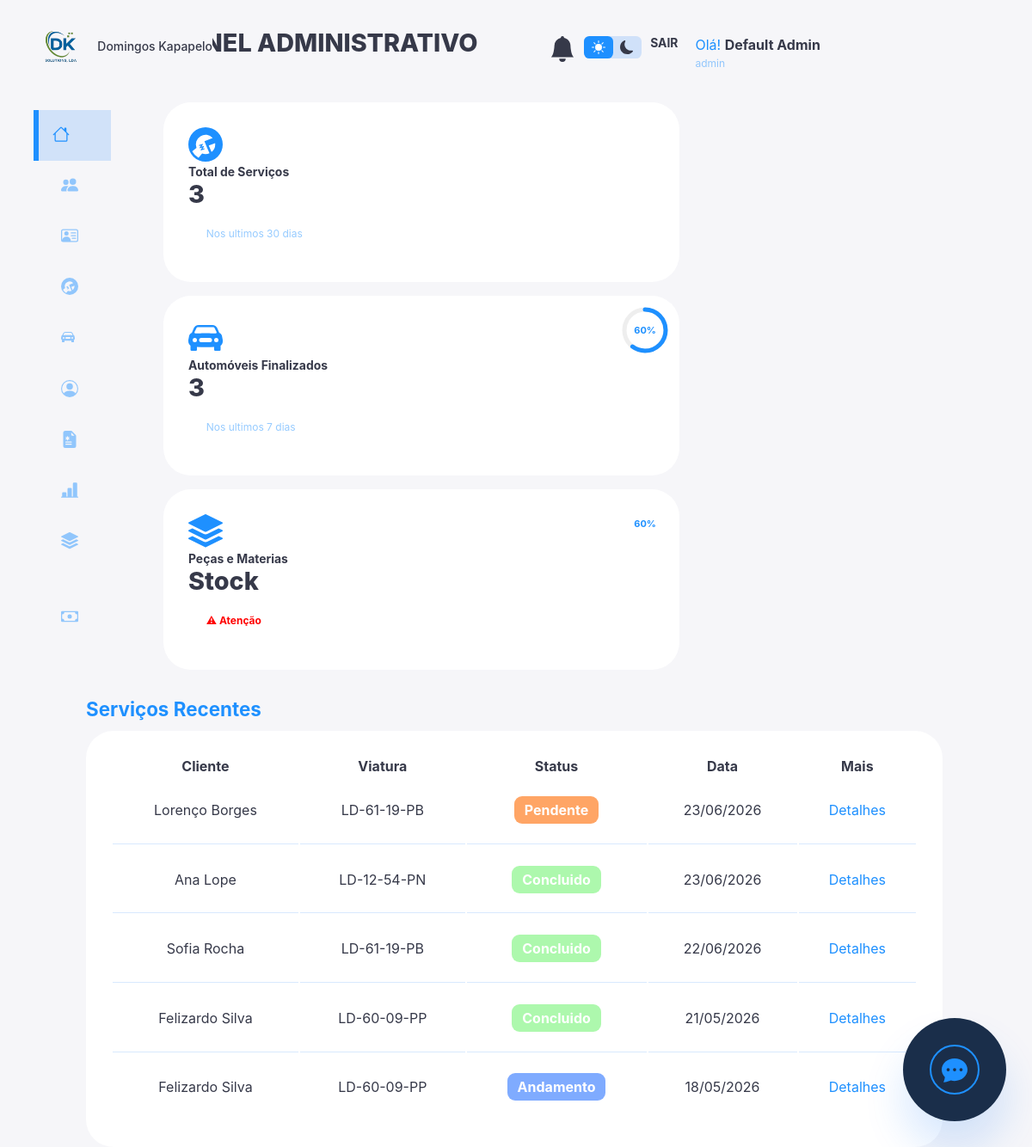
Before: /Admistrador/inicio_admin.php (signed in) with the older database file.
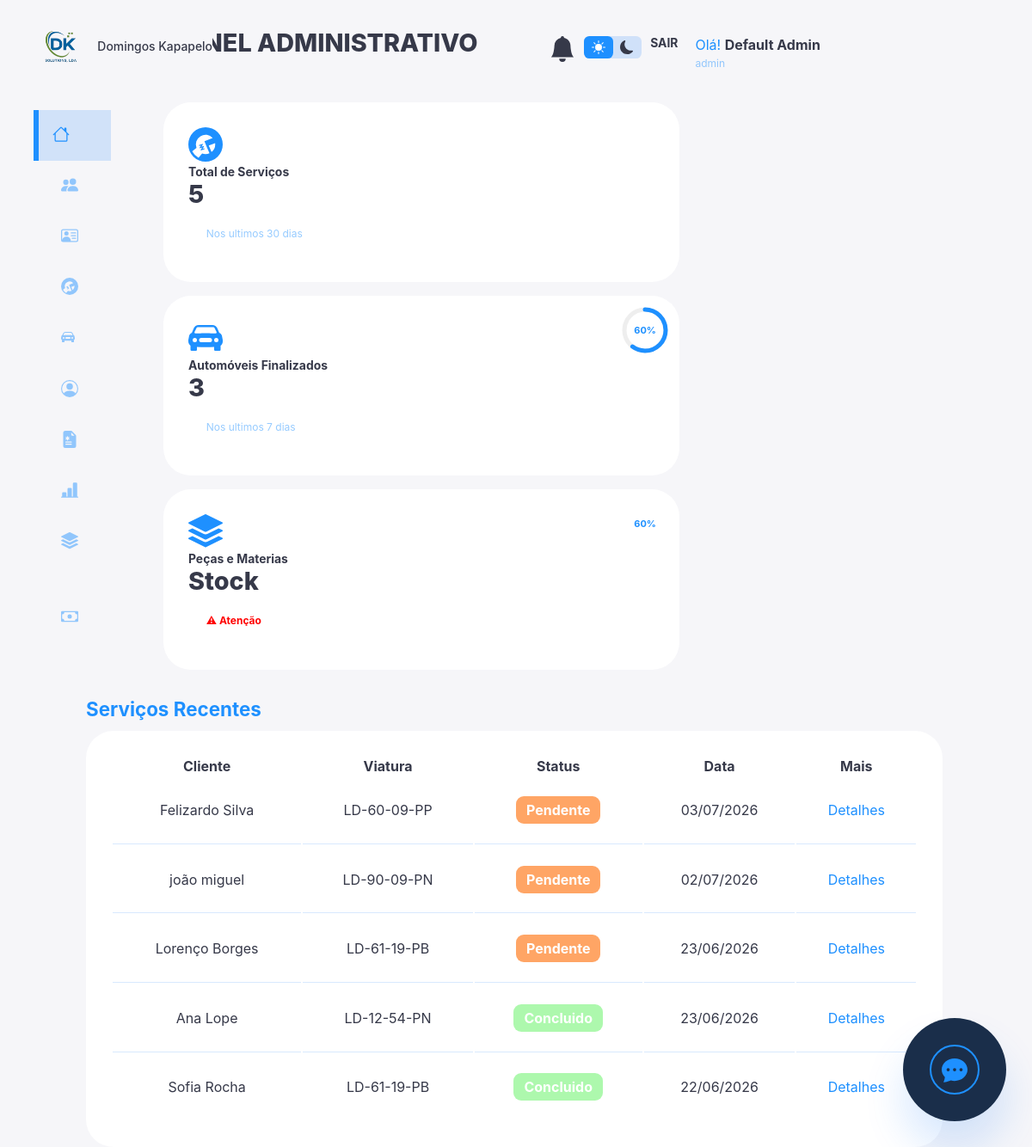
After: the same page with the newer database file.
### tables this page shows
CREATE TABLE `servicos` (
  `id` int(11) NOT NULL,
  `placa_carro` varchar(50) DEFAULT NULL,
  `nome_cliente` varchar(100) DEFAULT NULL,
  `modelo_carro` varchar(100) DEFAULT NULL,
  `endereco` text DEFAULT NULL,
  `obs` text DEFAULT NULL,
  `total` decimal(10,2) DEFAULT NULL,
  `data_registo` timestamp NOT NULL DEFAULT current_timestamp(),
  `id_mecanico` int(11) DEFAULT NULL,
  `data` datetime DEFAULT current_timestamp(),
  `status` enum('concluido','pendente','andamento','cancelado') NOT NULL DEFAULT 'pendente',
  `id_cliente` int(11) DEFAULT NULL,
  `deslocacao` decimal(10,2) NOT NULL DEFAULT 0.00,
  `cobranca` decimal(10,2) DEFAULT NULL,
  `descricao_servico` varchar(255) NOT NULL
);

### Admistrador/inicio_admin.php (the view, shortened to what the changed rows need)
<?php
        include_once("./models/stok_models.php");
$sql_servicos = "
    SELECT COUNT(*) AS total
    FROM servicos
    WHERE data >= DATE_SUB(NOW(), INTERVAL 30 DAY)
";
$result_servicos = mysqli_query($conn, $sql_servicos);
$dados_servicos = mysqli_fetch_assoc($result_servicos);
$total_servicos = $dados_servicos['total'];
$sql = mysqli_query(
    $conn,
    "SELECT COUNT(DISTINCT placa_carro) AS total
     FROM servicos
     WHERE status = 'Concluido'"
);
$total_carros_concluidos = mysqli_fetch_assoc($sql)['total'];
?>
<!DOCTYPE html>
<html lang="pt">
 <head>
    <link rel="stylesheet" href="../views/css/inicio.css?v=1.0">
  </head>
   <body>
    <div class="container">
       <?php include_once('sidebar.php');?>
              <main>
                <h1 class="cina">PAINEL <?php if ($_SESSION['nivel'] === "admin") { ?>ADMINISTRATIVO <?php } ?></h1>
                 <div class="insights">
                    <div class="sales">
                        <div class="midlle">
                               <h3>Total de Serviços</h3>
                                 <h1><?= $total_servicos ?></h1>
                        </div>
                    </div>
                           <div class="sales">
                        <div class="midlle">
                                    <h1>  <?php echo $total_carros_concluidos; ?></h1>
                        </div>
                    </div>
                        <div class="sales">
                        <div class="midlle">
                                 <a href="stok.php"><h1>Stock</h1></a>
                        </div>
                    </div>
                 </div>
            <div class="Recent-Order">
                <h2>Serviços Recentes</h2>
<table>
    <thead>
        <tr>
            <th>Cliente</th>
            <th>Viatura</th>
            <th>Status</th>
            <th>Data</th>
            <th>Mais</th>
        </tr>
    </thead>
    <tbody>
    <?php
    $sql_recentes = "SELECT * FROM servicos ORDER BY data_registo DESC LIMIT 5";
    $res_recentes = mysqli_query($conn, $sql_recentes);
    while($s = mysqli_fetch_assoc($res_recentes)):
    ?>
    <tr>
        <td><?= htmlspecialchars($s['nome_cliente']) ?></td>
        <td><?= htmlspecialchars($s['placa_carro']) ?></td>
        <td>
            <span class="status <?= strtolower($s['status']) ?>">
                <?= htmlspecialchars($s['status']) ?>
            </span>
        </td>
        <td><?= date('d/m/Y', strtotime($s['data_registo'])) ?></td>
        <td>
            <a href="factura.php?id=<?= $s['id'] ?>">
                Detalhes
            </a>
        </td>
    </tr>
    <?php endwhile; ?>
    </tbody>
</table>
            </div>
              </main>
            </div>
            </body>
</html>

Changed rows visible on the page:
no longer on this page (row unchanged): servicos: nome_cliente "Felizardo Silva", placa_carro "LD-60-09-PP", status "Concluido", data_registo "21/05/2026"
no longer on this page (row unchanged): servicos: nome_cliente "Felizardo Silva", placa_carro "LD-60-09-PP", status "Andamento", data_registo "18/05/2026"
added servicos: nome_cliente "Felizardo Silva", placa_carro "LD-60-09-PP", status "Pendente", data_registo "03/07/2026"
added servicos: nome_cliente "joão miguel", placa_carro "LD-90-09-PN", status "Pendente", data_registo "02/07/2026"
Other visible differences:
$total_servicos: "3" → "5"
